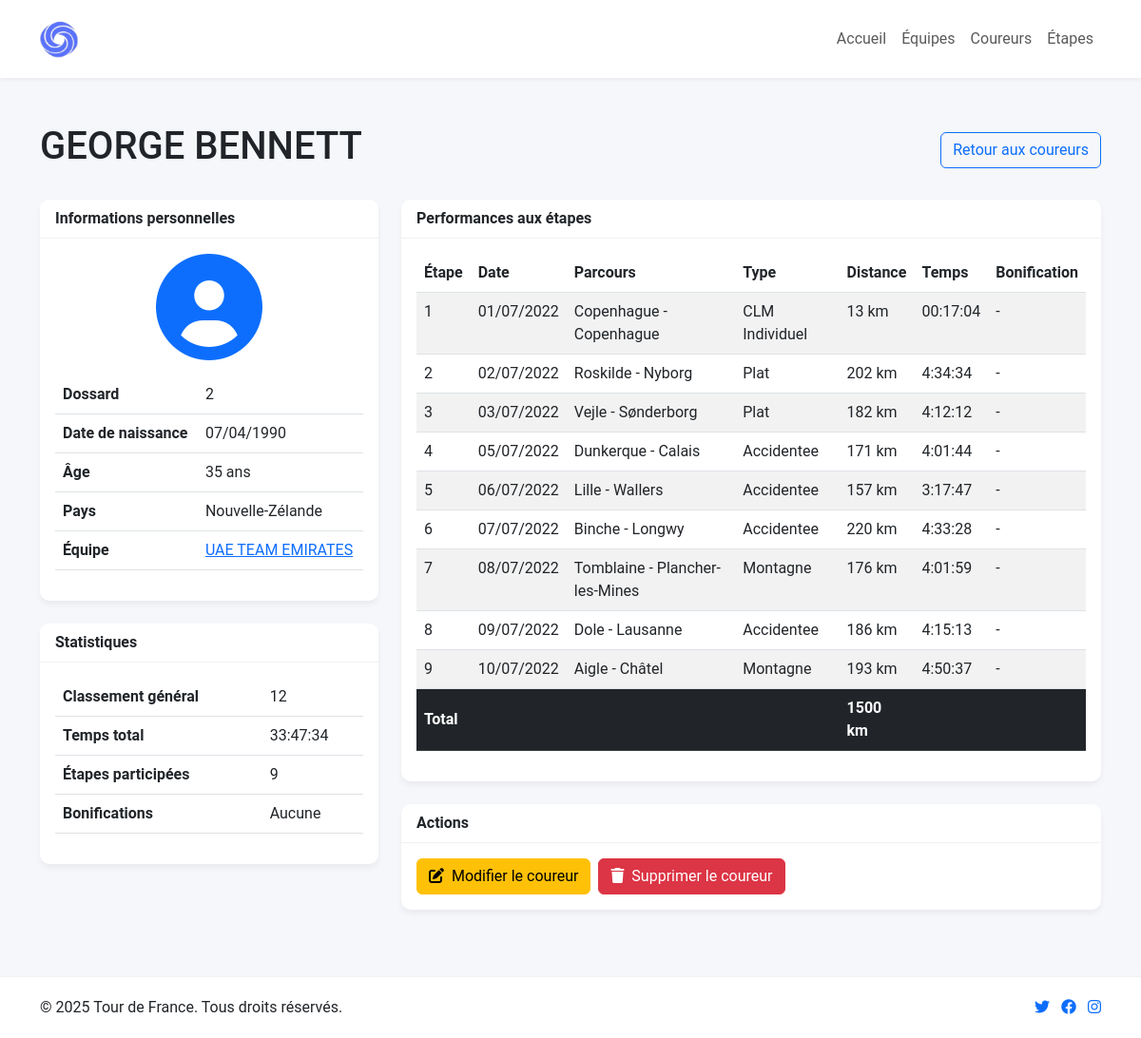
Page /Coureur_detail.php?id=2 on the committed database.
### tables this page shows
CREATE TABLE `Coureur` (
  `numDossard` int(11) NOT NULL,
  `nom` varchar(50) DEFAULT NULL,
  `prenom` varchar(50) DEFAULT NULL,
  `DN` date DEFAULT NULL,
  `numEquipe` varchar(50) NOT NULL,
  `codePays` varchar(3) NOT NULL
);

CREATE TABLE `Pays` (
  `codePays` varchar(3) NOT NULL,
  `nomPays` varchar(100) DEFAULT NULL
);

CREATE TABLE `Equipe` (
  `numEquipe` varchar(50) NOT NULL,
  `nomEquipe` varchar(50) DEFAULT NULL,
  `codePays` varchar(3) NOT NULL
);

CREATE TABLE `Performance` (
  `idPerformance` int(11) NOT NULL,
  `temps` varchar(50) DEFAULT NULL,
  `numEtape` int(11) DEFAULT NULL,
  `numDossard` int(11) NOT NULL
);

CREATE TABLE `Etape` (
  `numEtape` int(11) NOT NULL,
  `dateEtape` date DEFAULT NULL,
  `distance` int(11) DEFAULT NULL,
  `numVille` int(11) NOT NULL,
  `numVille_1` int(11) NOT NULL,
  `idTypeEtape` int(11) NOT NULL
);

CREATE TABLE `Ville` (
  `numVille` int(50) NOT NULL,
  `nomVille` varchar(50) DEFAULT NULL,
  `codePays` varchar(3) NOT NULL
);

CREATE TABLE `TypeEtape` (
  `idTypeEtape` int(11) NOT NULL,
  `nomTypeEtape` varchar(50) DEFAULT NULL
);

### Coureur_detail.php (the view, shortened to what this page needs)
<?php
require_once 'config.php';
include 'header.php';
$coureur_id = $_GET['id'];
$sql_coureur = "SELECT c.numDossard, c.nom, c.prenom, c.DN, c.numEquipe, e.nomEquipe, p.codePays, p.nomPays
               FROM Coureur c
               LEFT JOIN Equipe e ON c.numEquipe = e.numEquipe
               LEFT JOIN Pays p ON c.codePays = p.codePays
               WHERE c.numDossard = ?";
$stmt = $conn->prepare($sql_coureur);
$stmt->bind_param("i", $coureur_id);
$stmt->execute();
$result_coureur = $stmt->get_result();
$coureur = $result_coureur->fetch_assoc();
$dob = new DateTime($coureur['DN']);
$now = new DateTime();
$age = $now->diff($dob)->y;
$sql_performances = "SELECT p.numEtape, p.temps, e.dateEtape, e.distance, v1.nomVille AS villeDepart, v2.nomVille AS villeArrivee,
                   t.nomTypeEtape, b.reductionTemps
                   FROM Performance p
                   LEFT JOIN Etape e ON p.numEtape = e.numEtape
                   LEFT JOIN Ville v1 ON e.numVille = v1.numVille
                   LEFT JOIN Ville v2 ON e.numVille_1 = v2.numVille
                   LEFT JOIN TypeEtape t ON e.idTypeEtape = t.idTypeEtape
                   LEFT JOIN Bonification b ON p.numDossard = b.numDossard AND p.numEtape = b.numEtape
                   WHERE p.numDossard = ?
                   ORDER BY e.dateEtape";
$stmt = $conn->prepare($sql_performances);
$stmt->bind_param("i", $coureur_id);
$stmt->execute();
$result_performances = $stmt->get_result();
$sql_classement = "
    SELECT
        c.numDossard,
        c.nom,
        c.prenom,
        SEC_TO_TIME(SUM(TIME_TO_SEC(STR_TO_DATE(p.temps, '%h:%i:%s %p')))) as temps_total,
        RANK() OVER (ORDER BY SUM(TIME_TO_SEC(STR_TO_DATE(p.temps, '%h:%i:%s %p')))) as classement
    FROM
        Coureur c
        JOIN Performance p ON c.numDossard = p.numDossard
    WHERE
        p.temps IS NOT NULL
    GROUP BY
        c.numDossard
    ORDER BY
        temps_total ASC";
try {
    $result_classement = $conn->query($sql_classement);
    $classement_position = 0;
    $temps_total = null;
    while($row = $result_classement->fetch_assoc()) {
        if($row['numDossard'] == $coureur_id) {
            $classement_position = $row['classement'];
            $temps_total = $row['temps_total'];
            break;
        }
    }
} catch (Exception $e) {
    $sql_alt = "
        SELECT
            c.numDossard,
            c.nom,
            c.prenom,
            SEC_TO_TIME(SUM(TIME_TO_SEC(STR_TO_DATE(p.temps, '%h:%i:%s %p')))) as temps_total
        FROM
            Coureur c
            JOIN Performance p ON c.numDossard = p.numDossard
        WHERE
            p.temps IS NOT NULL
        GROUP BY
            c.numDossard
        ORDER BY
            temps_total ASC";
    $result_alt = $conn->query($sql_alt);
    if ($result_alt === false) {
        $classement_position = "N/A";
        $temps_total = "N/A";
    } else {
        $position = 1;
        $classement_position = "N/A";
        $temps_total = "N/A";
        while($row = $result_alt->fetch_assoc()) {
            if($row['numDossard'] == $coureur_id) {
                $classement_position = $position;
                $temps_total = $row['temps_total'];
                break;
            }
            $position++;
        }
    }
}
$sql_bonifications = "SELECT b.numEtape, b.reductionTemps
                    FROM Bonification b
                    WHERE b.numDossard = ?
                    ORDER BY b.numEtape";
$stmt = $conn->prepare($sql_bonifications);
$stmt->bind_param("i", $coureur_id);
$stmt->execute();
$result_bonifications = $stmt->get_result();
?>
<div class="container my-5">
    <div class="d-flex justify-content-between align-items-center mb-4">
        <h1><?php echo $coureur['prenom'] . ' ' . $coureur['nom']; ?></h1>
        <a href="Coureur.php" class="btn btn-outline-primary">Retour aux coureurs</a>
    </div>
    <div class="row">
        <div class="col-md-4">
            <div class="card mb-4">
                <div class="card-header">
                    Informations personnelles
                </div>
                <div class="card-body">
                    <div class="text-center mb-3">
                        <?php
                        if ($coureur['nom'] == 'VINGEGAARD' && $coureur['prenom'] == 'JONAS') {
                            echo '<img src="J.VINGEGAARD.jpg" alt="Jonas Vingegaard" class="img-fluid rounded-circle" style="width: 150px; height: 150px; object-fit: cover;">';
                        } elseif ($coureur['nom'] == 'POGACAR' && $coureur['prenom'] == 'TADEJ') {
                            echo '<img src="T.POGACAR.jpg" alt="Tadej Pogacar" class="img-fluid rounded-circle" style="width: 150px; height: 150px; object-fit: cover;">';
                        } else {
                            echo '<i class="fas fa-user-circle fa-7x text-primary"></i>';
                        }
                        ?>
                    </div>
                    <table class="table">
                        <tr>
                            <th>Dossard</th>
                            <td><?php echo $coureur['numDossard']; ?></td>
                        </tr>
                        <tr>
                            <th>Date de naissance</th>
                            <td><?php echo date('d/m/Y', strtotime($coureur['DN'])); ?></td>
                        </tr>
                        <tr>
                            <th>Âge</th>
                            <td><?php echo $age; ?> ans</td>
                        </tr>
                        <tr>
                            <th>Pays</th>
                            <td><?php echo $coureur['nomPays']; ?></td>
                        </tr>
                        <tr>
                            <th>Équipe</th>
                            <td>
                                <a href="Team_detail.php?id=<?php echo $coureur['numEquipe']; ?>">
                                    <?php echo $coureur['nomEquipe']; ?>
                                </a>
                            </td>
                        </tr>
                    </table>
                </div>
            </div>
            <div class="card mb-4">
                <div class="card-header">
                    Statistiques
                </div>
                <div class="card-body">
                    <table class="table">
                        <tr>
                            <th>Classement général</th>
                            <td><?php echo $classement_position !== 0 && $classement_position !== 'N/A' ? $classement_position : 'Non classé'; ?></td>
                        </tr>
                        <tr>
                            <th>Temps total</th>
                            <td><?php echo isset($temps_total) && $temps_total !== 'N/A' ? $temps_total : 'N/A'; ?></td>
                        </tr>
                        <tr>
                            <th>Étapes participées</th>
                            <td><?php echo $result_performances->num_rows; ?></td>
                        </tr>
                        <tr>
                            <th>Bonifications</th>
                            <td><?php echo $result_bonifications->num_rows > 0 ? $result_bonifications->num_rows : 'Aucune'; ?></td>
                        </tr>
                    </table>
                </div>
            </div>
        </div>
        <div class="col-md-8">
            <div class="card">
                <div class="card-header">
                    Performances aux étapes
                </div>
                <div class="card-body">
                    <?php if ($result_performances->num_rows > 0): ?>
                    <div class="table-responsive">
                        <table class="table table-striped">
                            <thead>
                                <tr>
                                    <th>Étape</th>
                                    <th>Date</th>
                                    <th>Parcours</th>
                                    <th>Type</th>
                                    <th>Distance</th>
                                    <th>Temps</th>
                                    <th>Bonification</th>
                                </tr>
                            </thead>
                            <tbody>
                                <?php
                                $total_distance = 0;
                                while($perf = $result_performances->fetch_assoc()) {
                                    $total_distance += $perf['distance'];
                                ?>
                                <tr>
                                    <td><?php echo $perf['numEtape']; ?></td>
                                    <td><?php echo date('d/m/Y', strtotime($perf['dateEtape'])); ?></td>
                                    <td><?php echo $perf['villeDepart'] . ' - ' . $perf['villeArrivee']; ?></td>
                                    <td><?php echo $perf['nomTypeEtape']; ?></td>
                                    <td><?php echo $perf['distance']; ?> km</td>
                                    <td><?php echo $perf['temps']; ?></td>
                                    <td>
                                        <?php
                                        if (!empty($perf['reductionTemps'])) {
                                            echo '-' . $perf['reductionTemps'] . ' sec';
                                        } else {
                                            echo '-';
                                        }
                                        ?>
                                    </td>
                                </tr>
                                <?php } ?>
                            </tbody>
                            <tfoot>
                                <tr class="table-dark">
                                    <td colspan="4"><strong>Total</strong></td>
                                    <td><strong><?php echo $total_distance; ?> km</strong></td>
                                    <td colspan="2"></td>
                                </tr>
                            </tfoot>
                        </table>
                    </div>
                    <?php else: ?>
                    <p class="alert alert-info">Aucune performance enregistrée pour ce coureur.</p>
                    <?php endif; ?>
                </div>
            </div>
            <div class="card mt-4">
                <div class="card-header">
                    Actions
                </div>
                <div class="card-body">
                    <div class="d-flex gap-2">
                        <a href="edit_coureur.php?id=<?php echo $coureur_id; ?>" class="btn btn-warning">
                            <i class="fas fa-edit me-1"></i> Modifier le coureur
                        </a>
                        <a href="#" class="btn btn-danger" data-bs-toggle="modal" data-bs-target="#deleteModal">
                            <i class="fas fa-trash me-1"></i> Supprimer le coureur
                        </a>
                    </div>
                </div>
            </div>
        </div>
    </div>
</div>
<?php
include 'footer.php';
?>

### header.php (style rules this page uses)
:root { --primary-color: #FFD800; --secondary-color: #333; --light-bg: #f8f9fa; --border-radius: 10px; }
body { font-family: 'Roboto', sans-serif; background-color: #f5f7fa; }
.card { border-radius: var(--border-radius); box-shadow: 0 4px 6px rgba(0,0,0,0.05); border: none; margin-bottom: 20px; overflow: hidden; }
.card-header { font-weight: bold; background-color: white; border-bottom: 1px solid rgba(0,0,0,0.05); }

### rows in the picture
coureur: prenom "GEORGE", nom "BENNETT", numDossard "2", DN "07/04/1990", codePays.nomPays "Nouvelle-Zélande", numEquipe.nomEquipe "UAE TEAM EMIRATES"
performance: numEtape "1", numEtape.dateEtape "01/07/2022", ville.nomVille "Copenhague", typeetape.nomTypeEtape "CLM Individuel", numEtape.distance "13", temps "00:17:04"
performance: numEtape "2", numEtape.dateEtape "02/07/2022", ville.nomVille "Roskilde", ville.nomVille "Nyborg", typeetape.nomTypeEtape "Plat", numEtape.distance "202", temps "4:34:34"
performance: numEtape "3", numEtape.dateEtape "03/07/2022", ville.nomVille "Vejle", ville.nomVille "Sønderborg", typeetape.nomTypeEtape "Plat", numEtape.distance "182", temps "4:12:12"
performance: numEtape "4", numEtape.dateEtape "05/07/2022", ville.nomVille "Dunkerque", ville.nomVille "Calais", typeetape.nomTypeEtape "Accidentee", numEtape.distance "171", temps "4:01:44"
performance: numEtape "5", numEtape.dateEtape "06/07/2022", ville.nomVille "Lille", ville.nomVille "Wallers", typeetape.nomTypeEtape "Accidentee", numEtape.distance "157", temps "3:17:47"
performance: numEtape "6", numEtape.dateEtape "07/07/2022", ville.nomVille "Binche", ville.nomVille "Longwy", typeetape.nomTypeEtape "Accidentee", numEtape.distance "220", temps "4:33:28"
performance: numEtape "7", numEtape.dateEtape "08/07/2022", ville.nomVille "Tomblaine", ville.nomVille "Plancher-les-Mines", typeetape.nomTypeEtape "Montagne", numEtape.distance "176", temps "4:01:59"
performance: numEtape "8", numEtape.dateEtape "09/07/2022", ville.nomVille "Dole", ville.nomVille "Lausanne", typeetape.nomTypeEtape "Accidentee", numEtape.distance "186", temps "4:15:13"
performance: numEtape "9", numEtape.dateEtape "10/07/2022", ville.nomVille "Aigle", ville.nomVille "Châtel", typeetape.nomTypeEtape "Montagne", numEtape.distance "193", temps "4:50:37"

### other values in the picture
$classement_position "12"
$temps_total "33:47:34"
$result_performances->num_rows "9"
$total_distance "1500"
